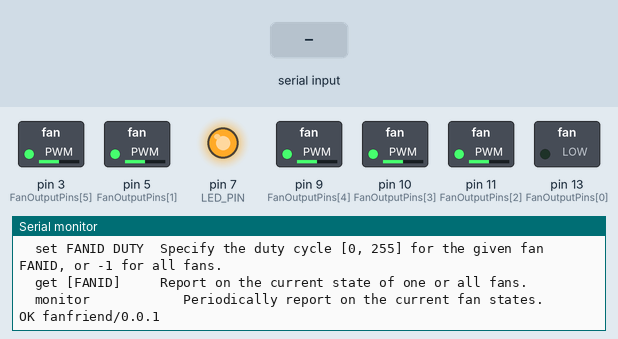
This sketch was run on a simulated Arduino Uno, built with avr-gcc and run on an emulated ATmega328P. Parts: switched loads named in the sketch (green lamp = pin HIGH), output pins drawn as LEDs (lit = HIGH), the last lines printed to the serial monitor. Inputs (shaded band) come from the test bench.

Above: at 1.2 s.
1.3 s: "pin\n" received over Serial
At 2.5 s:
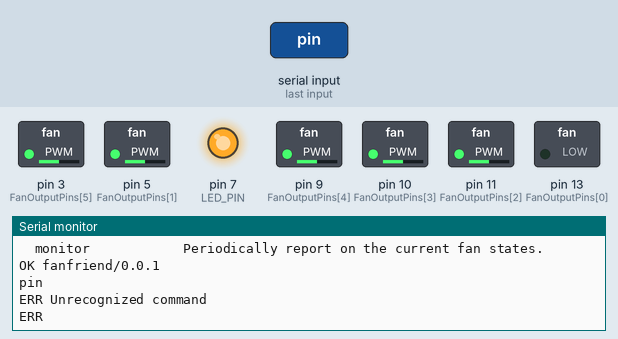
2.8 s: ",\n" received over Serial
At 3.7 s:
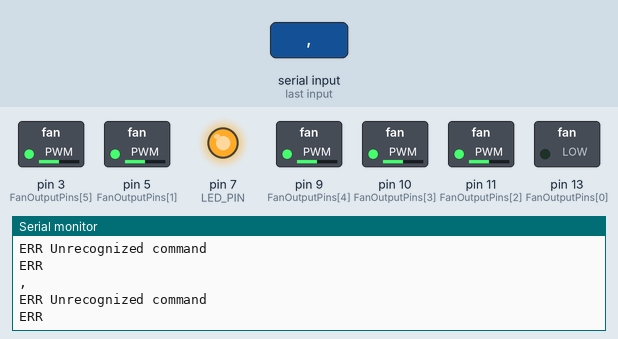
4.3 s: "90 45 200\n" received over Serial
At 4.9 s:
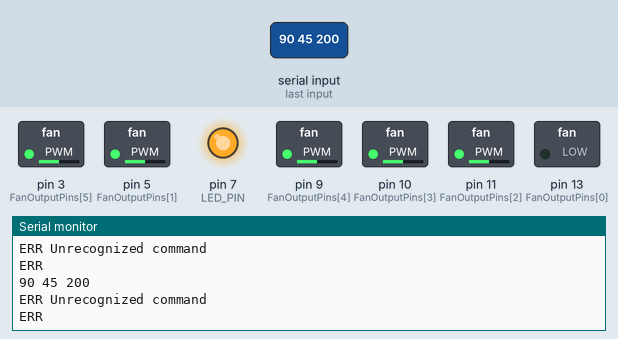

The sketch:

fanfriend.ino
```cpp
#include <Arduino.h>
#include "config.h"
#include "cli.h"

// Pin I/O Mappings
//  This is where the fan INPUTS (signal read from the motherboard declaring what the HP firmware
//  *wants* the speed to be) are setup, as well as the fan OUTPUTS (what we tell the fans the speed
//  *will* be.)
// -------------------------------------------------------------------------------------------------
static int FanInputPins[MAX_FANS] = {
  0,  // Arduino Analog In 0    (ATMega32U4 F7)
  1,  // Arduino Analog In 1    (ATMega32U4 F6)
  2,  // Arduino Analog In 2    (ATMega32U4 F5)
  3,  // Arduino Analog In 3    (ATMega32U4 F4)
  4,  // Arduino Analog In 4    (ATMega32U4 F1)
  5,  // Arduino Analog In 5    (ATMega32U4 F0)
};


// PWM: (Arduino) Pins 3 (D0), 5 (C6), 6 (D7), 9 (B5), 10 (B6), 11 (B7), and 13 (C7) provide 8-bit PWM output
static int FanOutputPins[MAX_FANS] = {
  13, // Arduino Digital Pin 3  (ATMega32U4 C7)
  5,  // Arduino Digital Pin 2  (ATMega32U4 C6)
  11, // Arduino Digital Pin 0  (ATMega32U4 B7)
  10, // Arduino Digital Pin 1  (ATMega32U4 B6)
  9,  // Arduino Digital Pin 4  (ATMega32U4 B5)
  3,  // Arduino Digital Pin 12 (ATMega32U4 D0)
};

// Change the duty cycle on the numbered fan. Clamps the duty factor
// to [0, 255] and validates the fan index.  Will return 0 on success
// and n<0 on failure.
int SetFanDuty(int fan, uint8_t pwm) {
  if (fan < 0 || fan > MAX_FANS) {
    return ERR_SETFAN_BAD;
  }

  // if a pin factor is present, use it instead
  if (UpdateFanPinning(fan)) {
    return ERR_SETFAN_PINNED;
  }

  FanCurrentDutyCycle[fan] = clamp(fan, pwm);
  UpdatePWM();

  return ERR_SETFAN_OKAY;
}

// Syncs the actual fan speed to some fraction of the system's requested speed.
bool UpdateFanPinning(int fan) {
  if (
    FanSystemPinningFactors[fan] > 0 &&
    FanSystemDutyCycle[fan] > 0
  ) {
    FanCurrentDutyCycle[fan] = clamp(fan, (uint8_t)(FanSystemDutyCycle[fan] * FanSystemPinningFactors[fan]));
    return true;
  } else {
    return false;
  }
}

// Specify that the given fan should linearly track the system input speed, but
// multiplied by the given factor.
int PinFan(int fan, float factor) {
  if (fan < 0 || fan > MAX_FANS) {
    return ERR_SETFAN_BAD;
  } else if (factor < 0) {
    factor = 0;
  } else if (factor > 1) {
    factor = 1;
  }

  FanSystemPinningFactors[fan] = factor;
  UpdateFanPinning(fan);

  return ERR_SETFAN_OKAY;
}

// Specify that the given fan should be manually controlled.  This will reset
// the fan to the default speed.
int UnpinFan(int fan) {
  if (fan < 0 || fan > MAX_FANS) {
    return ERR_SETFAN_BAD;
  }

  FanSystemPinningFactors[fan] = 0;
  FanCurrentDutyCycle[fan] = clamp(fan, INIT_FAN_SPEED);

  UpdateFanPinning(fan);

  return ERR_SETFAN_OKAY;
}

void UpdatePWM() {
  for(int i = 0; i < MAX_FANS; i++) {
    UpdateFanPinning(i);

    // subtract from max pwm to produce an inverted PWM
    // (I'm gonna call this a "suppression wave")
    analogWrite(FanOutputPins[i], (uint8_t)(PWM_UPPER) - FanCurrentDutyCycle[i]);
  }
}

void setup() {
  TCCR0B = _BV(CS00);
  TCCR1B = _BV(CS00);
  TCCR0A = _BV(COM0A1) | _BV(COM0B1) | _BV(WGM00);

  // Set initial fan states
  for(int i = 0; i < MAX_FANS; i++) {
    // set default initial bounds
    FanBounds[i][0] = DEFAULT_FAN_MIN_DC;
    FanBounds[i][1] = DEFAULT_FAN_MAX_DC;

    SetFanDuty(i, INIT_FAN_SPEED);

    // initialize the "what the motherboard wants us to do" array
    FanSystemDutyCycle[i] = 0;

    // initialize "pinning" factor, which (if > 0) specifies that a given fan should
    // multiply whatever the system wants the speed to be by the pinning factor
    FanSystemPinningFactors[i] = 0;
  }

  // Setup pins
  pinMode(LED_PIN, OUTPUT); // green BOOT LED
  digitalWrite(LED_PIN, HIGH);

  Serial.begin(SERIAL_BAUD);
  CliInit();
}

void loop() {
  // this is used to simulate the system input PWM changing by having it
  // move up and down over time.
  // debugSystemSimIterate();

  // update time
  // Uptime = millis();

  digitalWrite(LED_PIN, HIGH);

  if (CliReadLine(CliLine)) {
    int res = CliExec(CliLine);

    if (res >= 0) {
      Serial.println("OK");
    } else {
      Serial.println("ERR");
    }

    CliReset();
  }

  // if (MonitorMode && (Uptime - LastMonitorEmit) > MONITOR_INTV_MS) {
  //   for(int i = 0; i < MAX_FANS; i++) {
  //     printFan(i);
  //   }

  //   LastMonitorEmit = Uptime;
  // }

  Serial.flush();
}
```

cli.h
```cpp
#include <Arduino.h>
#include <string.h>
#include <stdlib.h>

#define CLI_MAX_LINE        256
#define MAX_NUM_ARGS        16
#define ARG_BUF_SIZE        16

#define CR     '\r'
#define LF     '\n'
#define BS     '\b'
#define NUL    '\0'
#define SPACE  ' '

char CliLine[CLI_MAX_LINE + 1];
char CliArgs[MAX_NUM_ARGS][ARG_BUF_SIZE];

// Command functions declarations
int CmdHelp();
int CmdSet();
int CmdGet();
int CmdMonitor();

// List of functions pointers corresponding to each command
int (*CliCmdFuncs[])(){
    &CmdHelp,
    &CmdSet,
    &CmdGet,
    &CmdMonitor,
};

// List of command names
const char *CliCmdStrings[] = {
    "help",
    "set",
    "get",
    "monitor",
};

// command usage summaries
const char *CliCmdHelp[] = {
    "            Show this help text.",
    " FANID DUTY  Specify the duty cycle [0, 255] for the given fan FANID, or -1 for all fans.",
    " [FANID]     Report on the current state of one or all fans.",
    "            Periodically report on the current fan states.",
};

const int CliNumCommands = sizeof(CliCmdStrings) / sizeof(char *);
const char *CliEolDelimiters = ", \n";

void CliInit() {
  CmdHelp();
  Serial.println("OK " + String(VERSION));
}

bool CliReadLine(char *line) {
  static uint8_t charsRead = 0;

  while (Serial.available()) {
    char c = Serial.read();
    Serial.print(c);

    switch (c) {
      case CR:
      case LF:
        line[charsRead] = NUL;

        if (charsRead > 0)  {
          charsRead = 0;
          return true;
        }

        break;
      case BS:
        if (charsRead > 0) {
          line[--charsRead] = NUL;
          Serial << byte(BS) << byte(SPACE) << byte(BS);
        }

        break;
      default:
        if (charsRead < CLI_MAX_LINE) {
          line[charsRead++] = c;
        }

        line[charsRead] = NUL;
        break;
    }
  }

  return false;
}

void CmdWarn(char *msg) {
  Serial.println("WARN " + String(msg));
}

void CmdErr(char *msg) {
  Serial.println("ERR " + String(msg));
}

void CliReset() {
  memset(CliLine, 0, CLI_MAX_LINE);
  memset(CliArgs, 0, sizeof(CliArgs[0][0]) * MAX_NUM_ARGS * ARG_BUF_SIZE);
}

int CliExec(char *l) {
  String line = String(l);
  line.trim();

  String arg = "";
  int argi = 0;

  for (int i = 0; i < line.length(); i++) {
    if (line[i] == ' ' || line[i] == ',') {
      arg.toLowerCase();
      arg.toCharArray(CliArgs[argi++], ARG_BUF_SIZE);
      arg = "";
    } else {
      arg += line[i];
    }
  }

  if (arg.length()) {
    arg.toLowerCase();
    arg.toCharArray(CliArgs[argi], ARG_BUF_SIZE);
  }

  // for debugging the args parser
  // Serial.println("");
  // for (int j = 0; j < MAX_NUM_ARGS; j++) {
  //   Serial.println("ARG " + String(j, DEC) + ": " + String(CliArgs[j]));
  // }

  for (int i = 0; i < CliNumCommands; i++) {
      if(strcmp(CliArgs[0], CliCmdStrings[i]) == 0){
          return (*CliCmdFuncs[i])();
      }
  }

  CmdErr("Unrecognized command");
  return -1;
}

int CmdHelp() {
  Serial.println("The following commands are available:");

  for (int i = 0; i < CliNumCommands; i++) {
    Serial.print("  ");
    Serial.println(String(CliCmdStrings[i]) + String(CliCmdHelp[i]));
  }
}

int CmdSet() {
  int fan = String(CliArgs[1]).toInt();
  int idx = fan - 1;
  int duty = INIT_FAN_SPEED;
  double pinFactor = 0;

  String a2 = String(CliArgs[2]);

  if (a2 == "pin") {
    pinFactor = String(CliArgs[3]).toDouble();
  } else {
    duty = a2.toInt();
  }


  if (duty < 0) {
    duty = INIT_FAN_SPEED;
  }

  if (fan > 0 && fan <= MAX_FANS) {
    if (pinFactor > 0) {
      PinFan(idx, pinFactor);
    } else {
      UnpinFan(idx);
      SetFanDuty(idx, duty);
    }

    printFan(idx);
  } else if (fan < 0) {
    for(int i = 0; i < MAX_FANS; i++) {
      if (pinFactor > 0) {
        PinFan(i, pinFactor);
      } else {
        UnpinFan(i);
        SetFanDuty(i, duty);
      }

      printFan(i);
    }
  } else {
    CmdErr("Invalid FAN ID");
    return -1;
  }
}

int CmdGet() {
  if (String(CliArgs[1]).length()) {
    int fan = String(CliArgs[1]).toInt();
    printFan(fan-1);
  } else {
    for(int i = 0; i < MAX_FANS; i++) {
      printFan(i);
    }
  }
}

int CmdMonitor() {
  MonitorMode = !MonitorMode;
}
```

config.h
```cpp
#ifndef CONFIG_H_
#define CONFIG_H_

#define VERSION             "fanfriend/0.0.1" // let 'em know who we are
#define USB_VENDOR          0x03EB
#define USB_PRODUCT         0x204F
#define MAX_FANS            6                 // Number of fans to allocate
#define INIT_FAN_SPEED      128               // How fast the fans should spin on MCL startup (0 <= n <= 255)
#define LED_PIN             7
#define PWM_UPPER           255
#define SERIAL_BAUD         115200
#define MONITOR_INTV_MS     1000
#define DEFAULT_FAN_MIN_DC  15
#define DEFAULT_FAN_MAX_DC  255

#define ERR_SETFAN_OKAY     0
#define ERR_SETFAN_BAD      -1
#define ERR_SETFAN_PINNED   -2

static unsigned long Uptime = 0;
static unsigned long LastMonitorEmit = 0;
static bool MonitorMode = false;
static uint8_t FanCurrentDutyCycle[MAX_FANS] = {};
static uint8_t FanBounds[MAX_FANS][2] = {};
static uint8_t FanSystemDutyCycle[MAX_FANS] = {};
static float FanSystemPinningFactors[MAX_FANS] = {};

int SetFanDuty(int fan, uint8_t range);
int PinFan(int fan, float factor);
int UnpinFan(int fan);

// Clamps a proposed fan PWM duty cycle [0,255] to the configured min/max bounds.
uint8_t clamp(int fan, uint8_t pwm) {
  uint8_t min = FanBounds[fan][0];
  uint8_t max = FanBounds[fan][1];

  if (pwm > max) {
    pwm = max;
  } else if (pwm < min) {
    pwm = min;
  }

  return pwm;
}

void printFan(int i) {
  if (i < 0 || i >= MAX_FANS) {
    return;
  }

  float pinning = FanSystemPinningFactors[i];
  String suffix = "";

  if (pinning) {
    suffix = " PINNED " + String(pinning, 2);
  }

  Serial.println(
    "FAN " + String(i+1, DEC) +
    " ACTUAL " + String(FanCurrentDutyCycle[i], DEC) +
    " SYSTEM " + String(FanSystemDutyCycle[i], DEC) +
    suffix
  );
}

bool debugSysAdd = true;
int x = 0;

void debugSystemSimIterate() {
  if (x++ % 1000 == 0) {
    for(int i = 0; i < MAX_FANS; i++) {
      if (FanSystemDutyCycle[i] >= 255) {
        debugSysAdd = false;
      } else if (FanSystemDutyCycle[i] <= 0) {
        debugSysAdd = true;
      }

      if (debugSysAdd) {
        FanSystemDutyCycle[i] = FanSystemDutyCycle[i] + 1;
      } else {
        FanSystemDutyCycle[i] = FanSystemDutyCycle[i] - 1;
      }
    }
  }
}

#endif // CONFIG_H_
```

Measured:
- after the input at 1.3 s, the serial monitor: prints a new line at once (image 1)
- after the input at 2.8 s, the serial monitor: prints a new line at once (image 2)
- after the input at 4.3 s, the serial monitor: prints a new line at once (image 3)
